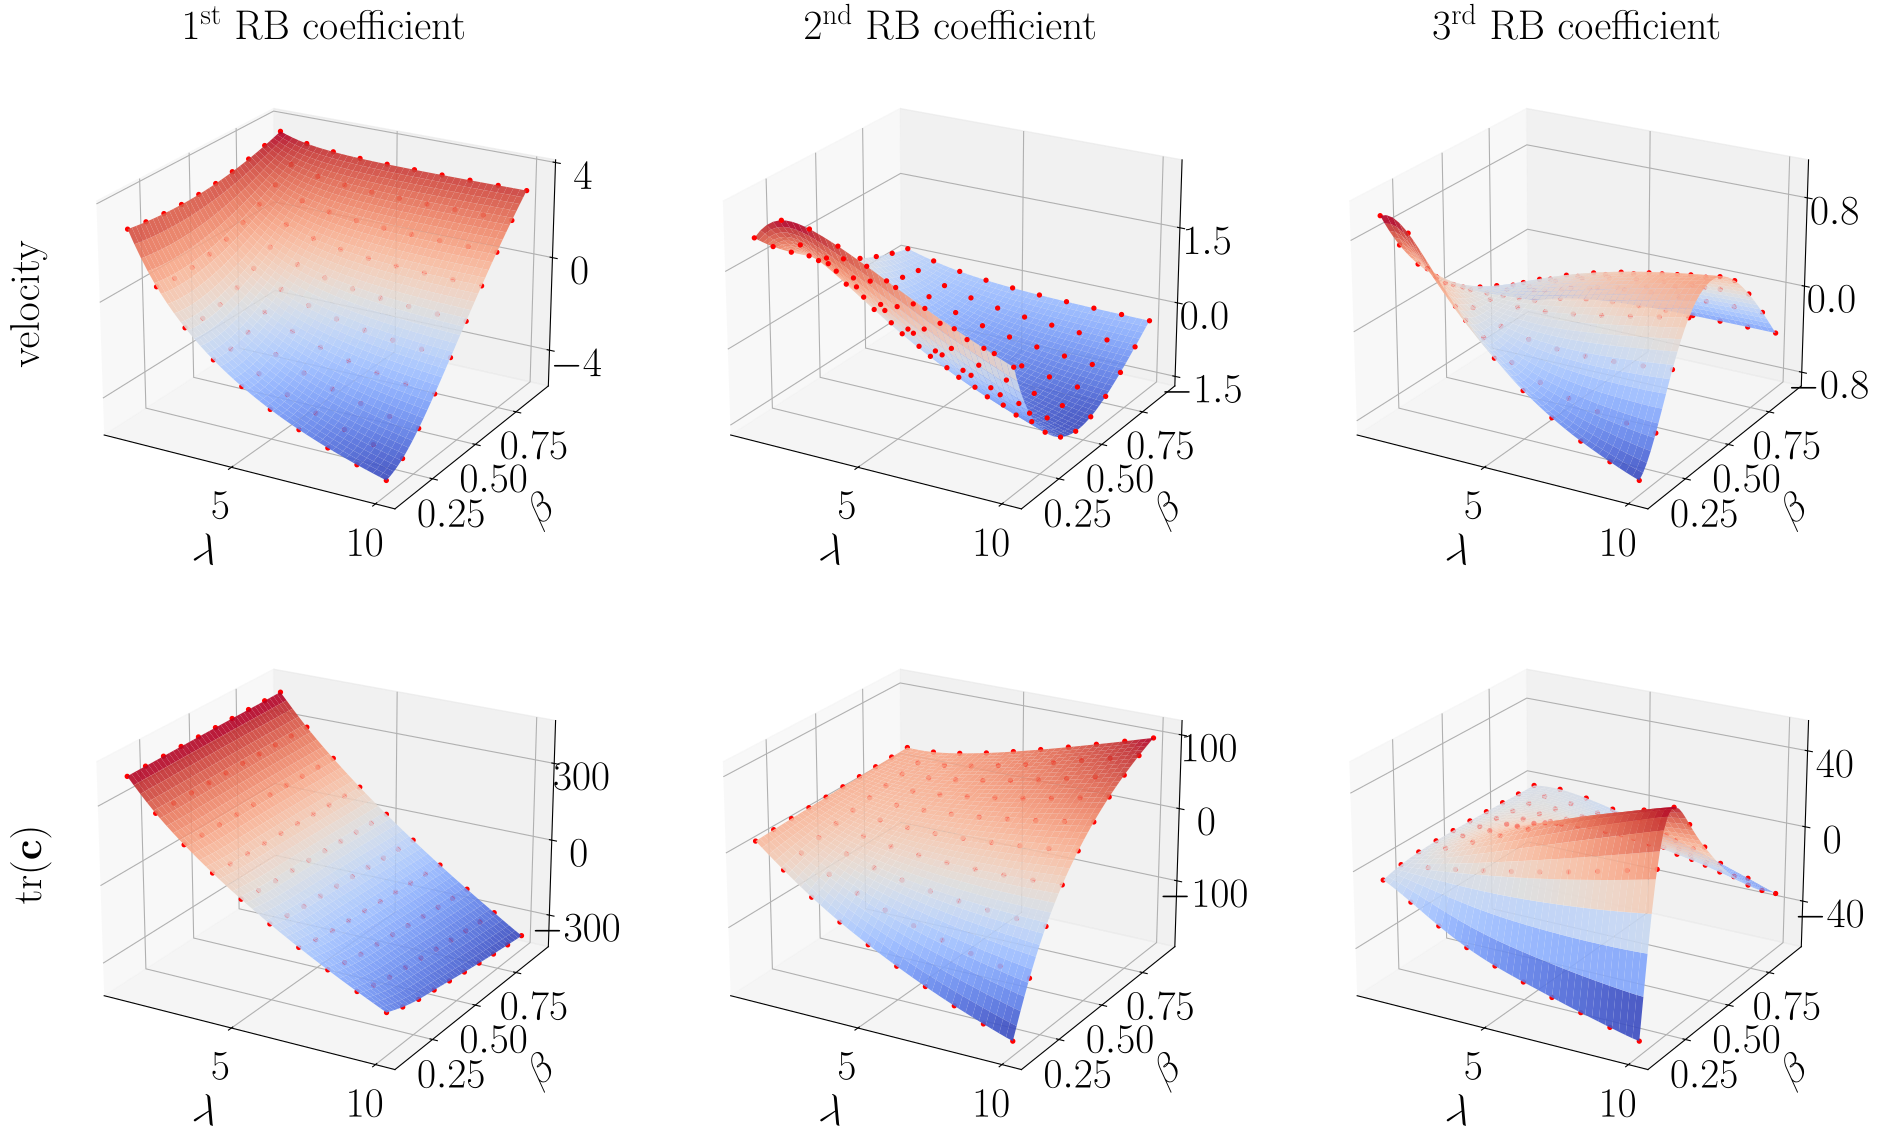

The Python source for this figure:
"""Figure 7: first three reduced coefficients over the (lambda, beta) plane.

Two-parameter analogue of Figure 3 for the extrudate-swell ROM paper. The
training set is a 10x10 tensor grid in (lambda, beta); a POD basis is built and a
GPR surrogate maps (lambda, beta) to the reduced coefficients. Each of the first
three coefficients is drawn as a GPR predicted-mean surface over the parameter
plane, with the projected training coefficients as points, for the velocity
field (top row) and the trace of the conformation tensor (bottom row).

Run: python figures/figure7.py
"""

import sys
from pathlib import Path

import numpy as np
import matplotlib.pyplot as plt
from matplotlib.ticker import MaxNLocator

ROOT = Path(__file__).resolve().parents[1]
sys.path.insert(0, str(ROOT))
from romlab import FOM, POD, OfflinePhase  # noqa: E402  (also sets global rcParams)

DATA_DIR = ROOT / "data" / "2d" / "lambda-beta"
TRAIN_FILES = ["snapshots.txt", "c-trace.txt", "mesh_coor2.txt", "parameters.txt"]
TEST_FILES = ["snapshots_test.txt", "c-trace_test.txt", "mesh_coor2_test.txt", "parameters_test.txt"]
FIELDS = ("velocity", "c-trace")
ROW_LABELS = {"velocity": "velocity", "c-trace": r"tr($\mathbf{c}$)"}
ORDINALS = (r"1$^{\mathrm{st}}$", r"2$^{\mathrm{nd}}$", r"3$^{\mathrm{rd}}$")


def style():
    """Undo romlab's global rcParams; serif LaTeX to match the other figures."""
    plt.rcParams.update({
        "text.usetex": True, "font.family": "serif", "font.weight": "light",
        "font.size": 30, "axes.labelsize": 30, "axes.titlesize": 30,
    })


def main():
    plt.switch_backend("TkAgg")  # ensure an interactive backend to show the figure
    style()

    fom = FOM(DATA_DIR, TRAIN_FILES, TEST_FILES, param_cols=[0, 1], seed=42)
    fom.info()
    pod = POD(fom, centering=True, eps=1e-6)
    pod.compute_basis()
    offline = OfflinePhase(fom, pod, x_scaler="minmax")
    offline.train_rom()

    lam, bet = fom.parameters_train[:, 0], fom.parameters_train[:, 1]
    ld = np.linspace(lam.min(), lam.max(), 40)
    bd = np.linspace(bet.min(), bet.max(), 40)
    LL, BB = np.meshgrid(ld, bd)
    query = offline.scaler.transform(np.column_stack([LL.ravel(), BB.ravel()]))

    # 3D axes stay square, so size the figure to the 2x3 grid (plus column gaps)
    # instead of letting spare height turn into a gap between the rows.
    fig, axes = plt.subplots(2, 3, figsize=(19.0, 12.0), subplot_kw={"projection": "3d"})
    fig.subplots_adjust(wspace=0.22, hspace=0.08, left=0.04, right=0.97, top=0.94, bottom=0.04)
    for row, field in enumerate(FIELDS):
        train_coeffs = pod.data[field]["coeffs_train"][:, :3]
        pred = offline.models[field].predict(query)[:, :3]
        for col in range(3):
            ax = axes[row, col]
            Z = pred[:, col].reshape(LL.shape)
            ax.plot_surface(LL, BB, Z, cmap="coolwarm", alpha=0.9,
                            linewidth=0, antialiased=True, rcount=40, ccount=40)
            ax.scatter(lam, bet, train_coeffs[:, col], color="red", s=8, depthshade=False)
            ax.tick_params(axis="both", pad=4)
            ax.set_xlabel(r"$\lambda$", labelpad=22)
            ax.set_ylabel(r"$\beta$", labelpad=22)
            ax.set_xticks([5, 10])
            ax.set_yticks([0.25, 0.50, 0.75])
            ax.zaxis.set_major_locator(MaxNLocator(3))
            ax.view_init(elev=22, azim=-60)
            if row == 0:
                ax.set_title(ORDINALS[col] + " RB coefficient", pad=0)

    for row, field in enumerate(FIELDS):
        pos = axes[row, 0].get_position()
        fig.text(0.01, (pos.y0 + pos.y1) / 2, ROW_LABELS[field], rotation="vertical",
                 va="center", ha="left")

    plt.savefig(Path(__file__).resolve().parent / "figure7.pdf", bbox_inches="tight")
    plt.show()


if __name__ == "__main__":
    main()
